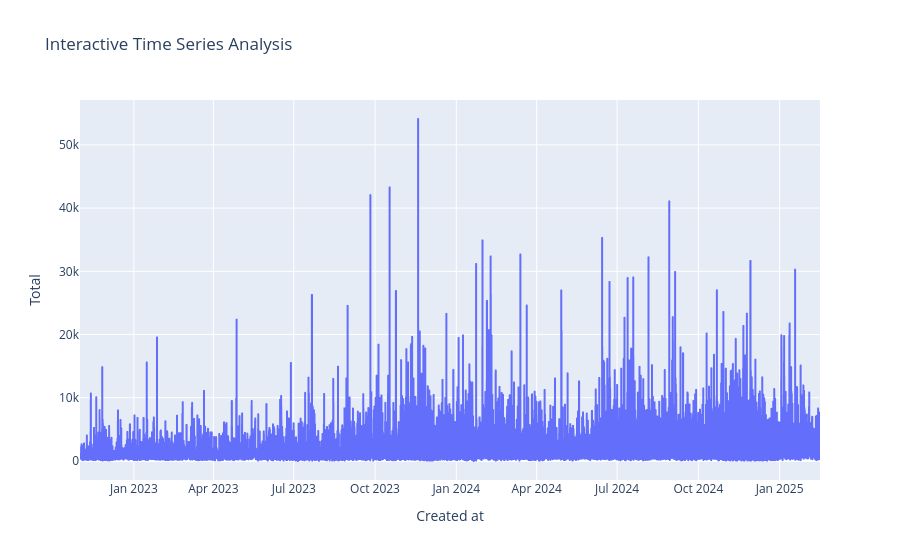

This figure's notebook cell:
### Markdown cell above
#  Interactive Time Series Plot for dyanmaic Expolration

### Code cell
import plotly.express as px
fig = px.line(df, x="Created at", y="Total", title="Interactive Time Series Analysis")
fig.show()

### Figure 1 — Plotly figure (JSON) as saved in the notebook; plotly's stock layout.template omitted (floating-point values rounded to 4 significant figures; data arrays with more than 128 entries replaced by an {"elided": "..."} marker saying what was removed)
{"data": [{"hovertemplate": "Created at=%{x}<br>Total=%{y}<extra></extra>", "legendgroup": "", "line": {"color": "#636efa", "dash": "solid"}, "marker": {"symbol": "circle"}, "mode": "lines", "name": "", "showlegend": false, "type": "scattergl", "x": {"elided": "24856 str values"}, "xaxis": "x", "y": {"elided": "24856 float values"}, "yaxis": "y"}], "layout": {"legend": {"tracegroupgap": 0}, "title": {"text": "Interactive Time Series Analysis"}, "xaxis": {"anchor": "y", "domain": [0, 1], "title": {"text": "Created at"}}, "yaxis": {"anchor": "x", "domain": [0, 1], "title": {"text": "Total"}}}}
